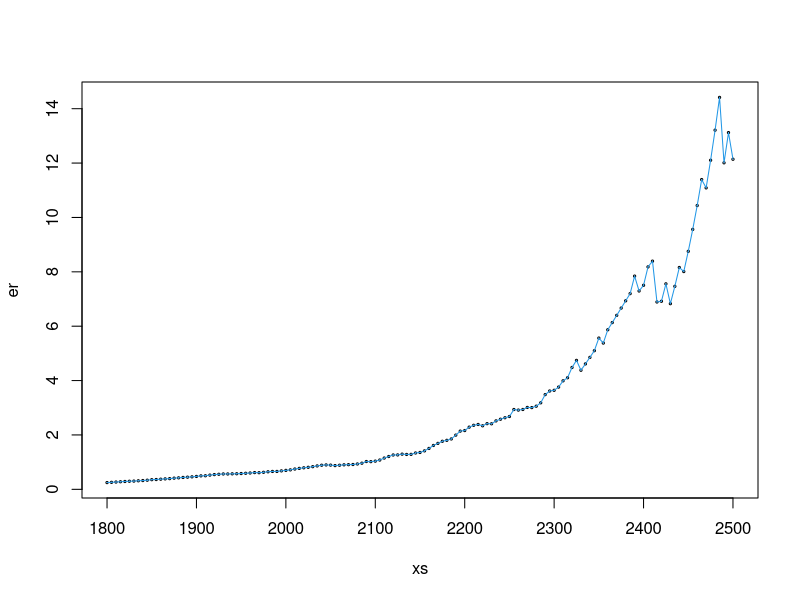

Write R code to recreate this figure.
one.loss<-function(lambda, min, max){
  n=rpois(1, lambda)
  x.s=runif(n, min, max)
  s=sum(x.s)
  return(s)  
}


xs = seq(from = 1800, to = 2500, by = 5)
plot_errors <- function( lambda = 25, color = 4, nsim = 10000, min=5, max=95){
  all.losses =  replicate(nsim, one.loss(lambda, min, max))
  nx = length(xs)
  er = numeric(nx)
  true.mean = lambda*(max+min)/2
  true.sd = sqrt(lambda*( 1/12*(max-min)^2+(0.5*(max+min))^2 ))
  for (i in 1:nx) { 
    sp = mean(all.losses> xs[i])
    np = 1-pnorm(xs[i], mean=true.mean, sd=true.sd)
    er[i]= abs((np - sp)/np)
  }
  plot(xs,er,cex = 0.3) 
  lines(xs,er, col = color)
}

plot_errors(lambda = 25, color = 4, nsim = 100000)
